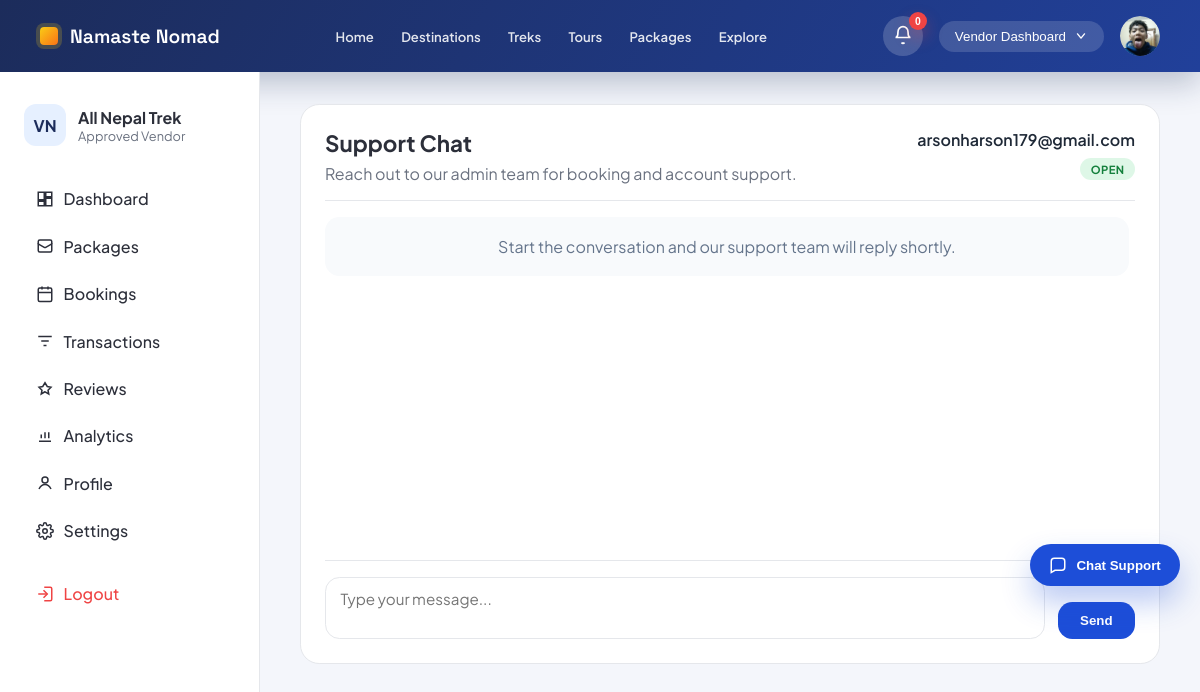
/accounts/support/chat/ (signed in), run on the app's committed database.
### accounts/models.py (models this page shows, shortened)
class VendorProfile(models.Model):
    user = models.OneToOneField(User, on_delete=models.CASCADE, related_name='vendor_profile')
    business_name = models.CharField(max_length=255)
    owner_name = models.CharField(max_length=255)
    tagline = models.CharField(max_length=255, blank=True)
    website = models.URLField(blank=True)
    license_number = models.CharField(max_length=100, blank=True)
    business_address = models.TextField(blank=True)
    description = models.TextField(blank=True)
    bank_name = models.CharField(max_length=120, blank=True)
    account_number = models.CharField(max_length=120, blank=True)
    routing_number = models.CharField(max_length=120, blank=True)
    paypal_email = models.EmailField(blank=True)
    logo = models.ImageField(upload_to='vendor_logos/', blank=True, null=True)
    cover_image = models.FileField(upload_to='vendor_covers/', blank=True, null=True)
    business_license = models.FileField(upload_to='licenses/', blank=True, null=True)
    document = models.FileField(upload_to='vendor_documents/', blank=True, null=True)
    is_approved = models.BooleanField(default=False)
    is_verified = models.BooleanField(default=False)
    created_at = models.DateTimeField(auto_now_add=True)

class User(AbstractUser):
    USER_TYPE_CHOICES = (
        ('vendor', 'Vendor'),
        ('traveler', 'Traveler'),
        ('admin', 'Admin'),
    )
    user_type = models.CharField(max_length=10, choices=USER_TYPE_CHOICES)
    phone = models.CharField(max_length=20, blank=True, null=True)
    is_verified = models.BooleanField(default=False)
    wants_promotions = models.BooleanField(default=False)

### core/models.py (models this page shows, shortened)
class SupportConversation(models.Model):
    STATUS_OPEN = 'open'
    STATUS_CLOSED = 'closed'
    STATUS_CHOICES = (
        (STATUS_OPEN, 'Open'),
        (STATUS_CLOSED, 'Closed'),
    )
    user = models.ForeignKey(
        settings.AUTH_USER_MODEL,
        on_delete=models.CASCADE,
        related_name='support_conversations',
    )
    created_at = models.DateTimeField(auto_now_add=True)
    status = models.CharField(max_length=10, choices=STATUS_CHOICES, default=STATUS_OPEN)
    class Meta:
        ordering = ('-created_at',)

### accounts/views/vendor/vendor_dashboard.py (the view, shortened to what this page needs)
# urls.py: path('support/chat/', support_chat, name='support_chat'),
@never_cache
@login_required(login_url='account_login_choice')
@csrf_protect
def support_chat(request):
    if getattr(request.user, 'user_type', '') not in {'traveler', 'vendor'}:
        messages.error(request, 'Traveler or Vendor access only.')
        return redirect('home')
    conversation = _get_or_create_support_conversation(request.user)
    support_messages = (
        SupportMessage.objects.filter(conversation=conversation)
        .select_related('sender')
        .order_by('created_at')
    )
    base_template = (
        'accounts/vendor_base.html'
        if request.user.user_type == 'vendor'
        else 'accounts/traveler_base.html'
    )
    context = {
        'base_template': base_template,
        'conversation': conversation,
        'support_messages': support_messages,
        'active_page': 'support',
    }
    if request.user.user_type == 'vendor':
        context['vendor_profile'] = _get_vendor_profile(request.user)
    else:
        traveler_profile = _get_traveler_profile(request.user)
        if traveler_profile is None:
            traveler_profile = TravelerProfile.objects.create(user=request.user)
        context['traveler_profile'] = traveler_profile
    return render(request, 'accounts/support_chat.html', context)

### accounts/templates/accounts/support_chat.html (shortened to what this page needs)
{% extends base_template %}
{% load static %}
{% block extra_css %}
    <link rel="stylesheet" href="{% static 'css/support_chat.css' %}?v=20260312a">
{% endblock %}
{% block content %}
    {% include "accounts/includes/support_chat_panel.html" %}
{% endblock %}

### accounts/templates/accounts/vendor_base.html (shortened to what this page needs)
{% load static %}
<!DOCTYPE html>
<html lang="en">
<head>
    <link rel="stylesheet" href="{% static 'css/vendor_dashboard.css' %}?v=20260226b">
    <link rel="stylesheet" href="{% static 'css/support_widget.css' %}?v=20260312a">
    <link rel="stylesheet" href="{% static 'css/notifications.css' %}?v=20260313a">
    {% block extra_css %}{% endblock %}
</head>
<body>
    <header class="topbar">
        <a class="brand" href="{% url 'home' %}">
            <span class="brand-mark"></span>
            <span class="brand-name">Namaste Nomad</span>
        </a>
        <nav class="topbar-nav" aria-label="Public navigation">
            <a href="{% url 'home' %}" {% if request.resolver_match.url_name == 'home' %}class="active"{% endif %}>Home</a>
            <a href="#">Destinations</a>
            <a href="{% url 'package_treks' %}" {% if request.resolver_match.url_name == 'package_treks' %}class="active"{% endif %}>Treks</a>
            <a href="{% url 'package_tours' %}" {% if request.resolver_match.url_name == 'package_tours' %}class="active"{% endif %}>Tours</a>
            <a href="{% url 'package_list' %}" {% if request.resolver_match.url_name == 'package_list' %}class="active"{% endif %}>Packages</a>
            <a href="{% url 'community_feed' %}" {% if request.resolver_match.url_name == 'community_feed' %}class="active"{% endif %}>Explore</a>
        </nav>
        <div class="topbar-actions">
            {% include "accounts/includes/notification_bell.html" %}
            <button class="pill-button">
                Vendor Dashboard
                <svg width="14" height="14" viewBox="0 0 20 20" fill="none" aria-hidden="true">
                    <path d="M5 7l5 6 5-6" stroke="currentColor" stroke-width="2" stroke-linecap="round" stroke-linejoin="round"/>
                </svg>
            </button>
            <div class="avatar topbar-avatar">
                {% if vendor_profile and vendor_profile.logo %}
                    <img class="topbar-avatar-image" src="{{ vendor_profile.logo.url }}" alt="Vendor avatar">
                {% else %}
                    <img class="topbar-avatar-image" src="{% static 'images/default-avatar.svg' %}" alt="Default vendor avatar">
                {% endif %}
            </div>
        </div>
    </header>
    <div class="dashboard-shell">
        <aside class="sidebar">
            <div class="sidebar-header">
                    <div class="company">
                        <div class="company-badge">VN</div>
                        <div>
                            <div class="company-name">{{ vendor_profile.business_name|default:"Vendor HQ" }}</div>
                            <div class="company-meta">
                                {% if vendor_profile and vendor_profile.is_approved %}
                                    Approved Vendor
                                {% else %}
                                    Pending Approval
                                {% endif %}
                            </div>
                        </div>
                    </div>
                </div>
            <nav class="sidebar-nav">
                <a class="nav-item {% if active_page == 'dashboard' %}active{% endif %}" href="{% url 'vendor_dashboard' %}">
                    <span class="nav-icon">
                        <svg viewBox="0 0 24 24" fill="none" stroke="currentColor" stroke-width="2" aria-hidden="true">
                            <path d="M3 13h8V3H3v10zM13 21h8V11h-8v10zM13 3h8v6h-8V3zM3 21h8v-6H3v6z"/>
                        </svg>
                    </span>
                    Dashboard
                </a>
                <a class="nav-item {% if active_page == 'packages' %}active{% endif %}" href="{% url 'vendor_packages' %}">
                    <span class="nav-icon">
                        <svg viewBox="0 0 24 24" fill="none" stroke="currentColor" stroke-width="2" aria-hidden="true">
                            <path d="M21 8a2 2 0 0 1-1 1.73l-7 4a2 2 0 0 1-2 0l-7-4A2 2 0 0 1 3 8"/>
                            <path d="M3 8V6a2 2 0 0 1 2-2h14a2 2 0 0 1 2 2v2"/>
                            <path d="M3 8v10a2 2 0 0 0 2 2h14a2 2 0 0 0 2-2V8"/>
                        </svg>
                    </span>
                    Packages
                </a>
                <a class="nav-item {% if active_page == 'bookings' %}active{% endif %}" href="{% url 'vendor_bookings' %}">
                    <span class="nav-icon">
                        <svg viewBox="0 0 24 24" fill="none" stroke="currentColor" stroke-width="2" aria-hidden="true">
                            <rect x="3" y="4" width="18" height="18" rx="2"/>
                            <path d="M16 2v4M8 2v4M3 10h18"/>
                        </svg>
                    </span>
                    Bookings
                </a>
                <a class="nav-item {% if active_page == 'transactions' %}active{% endif %}" href="{% url 'vendor_transactions' %}">
                    <span class="nav-icon">
                        <svg viewBox="0 0 24 24" fill="none" stroke="currentColor" stroke-width="2" aria-hidden="true">
                            <path d="M3 6h18"/>
                            <path d="M7 12h10"/>
                            <path d="M10 18h4"/>
                        </svg>
                    </span>
                    Transactions
                </a>
                <a class="nav-item {% if active_page == 'reviews' %}active{% endif %}" href="{% url 'vendor_reviews' %}">
                    <span class="nav-icon">
                        <svg viewBox="0 0 24 24" fill="none" stroke="currentColor" stroke-width="2" aria-hidden="true">
                            <path d="M12 17l-5 3 1-5-4-4 5-1 3-5 3 5 5 1-4 4 1 5-5-3z"/>
                        </svg>
                    </span>
                    Reviews
                </a>
                <a class="nav-item {% if active_page == 'analytics' %}active{% endif %}" href="{% url 'vendor_analytics' %}">
                    <span class="nav-icon">
                        <svg viewBox="0 0 24 24" fill="none" stroke="currentColor" stroke-width="2" aria-hidden="true">
                            <path d="M4 19h16"/>
                            <path d="M7 15v-5"/>
                            <path d="M12 15V7"/>
                            <path d="M17 15v-8"/>
                        </svg>
                    </span>
                    Analytics
                </a>
                <a class="nav-item {% if active_page == 'profile' %}active{% endif %}" href="{% url 'vendor_profile' %}">
                    <span class="nav-icon">
                        <svg viewBox="0 0 24 24" fill="none" stroke="currentColor" stroke-width="2" aria-hidden="true">
                            <circle cx="12" cy="8" r="4"/>
                            <path d="M4 20c2-4 6-6 8-6s6 2 8 6"/>
                        </svg>
                    </span>
                    Profile
                </a>
                <a class="nav-item {% if active_page == 'settings' %}active{% endif %}" href="{% url 'vendor_settings' %}">
                    <span class="nav-icon">
                    </span>
                    Settings
                </a>
                <a class="nav-item logout" href="{% url 'logout' %}">
                    <span class="nav-icon">
                        <svg viewBox="0 0 24 24" fill="none" stroke="currentColor" stroke-width="2" aria-hidden="true">
                            <path d="M10 17l5-5-5-5"/>
                            <path d="M15 12H3"/>
                            <path d="M11 3h8a2 2 0 0 1 2 2v14a2 2 0 0 1-2 2h-8"/>
                        </svg>
                    </span>
                    Logout
                </a>
            </nav>
        </aside>
        <main class="dashboard-main">
            {% block content %}{% endblock %}
        </main>
    </div>
    {% include "accounts/includes/support_widget.html" %}
</body>
</html>

### accounts/templates/accounts/includes/support_chat_panel.html (shortened to what this page needs)
<section class="support-chat">
    <div class="support-chat__header">
        <div>
            <h1>Support Chat</h1>
            <p>Reach out to our admin team for booking and account support.</p>
        </div>
        <div class="support-chat__header-meta">
            <div class="support-chat__user">{{ request.user.get_full_name|default:request.user.username }}</div>
            <span class="support-chat__status support-chat__status--{{ conversation.status }}">
                {{ conversation.get_status_display }}
            </span>
        </div>
    </div>
    <div class="support-chat__messages" id="supportChatWindow">
        {% if support_messages %}
            {% for message in support_messages %}
                <div class="support-chat__message {% if message.is_admin_reply %}support-chat__message--admin{% else %}support-chat__message--user{% endif %} {% if message.is_system_generated %}support-chat__message--system{% endif %}">
                    <div class="support-chat__bubble">
                        {{ message.message|linebreaksbr }}
                    </div>
                    <div class="support-chat__meta">
                        <span>
                            {% if message.is_system_generated %}
                                Auto Message
                            {% elif message.is_admin_reply %}
                                {% if message.sender.user_type == 'vendor' %}
                                    {{ message.sender.get_full_name|default:message.sender.username|default:message.sender.email }}
                                {% else %}
                                    Admin
                                {% endif %}
                            {% else %}
                                You
                            {% endif %}
                        </span>
                        <span>{{ message.created_at|date:"M d, Y H:i" }}</span>
                    </div>
                </div>
            {% endfor %}
        {% else %}
            <div class="support-chat__empty">Start the conversation and our support team will reply shortly.</div>
        {% endif %}
    </div>
    <form class="support-chat__input" method="post">
        <textarea
            name="message"
            rows="2"
            placeholder="Type your message..."
        ></textarea>
        <button
            type="submit"
            class="support-chat__send"
        >
            Send
        </button>
    </form>
</section>

### data on the page
VendorProfile: logo (picture), business_name "All Nepal Trek"
User: user.get_full_name "arsonharson179@gmail.com"
SupportConversation: status "OPEN"

### other printed values
{{ notifications_unread_count|default:0 }} "0"
